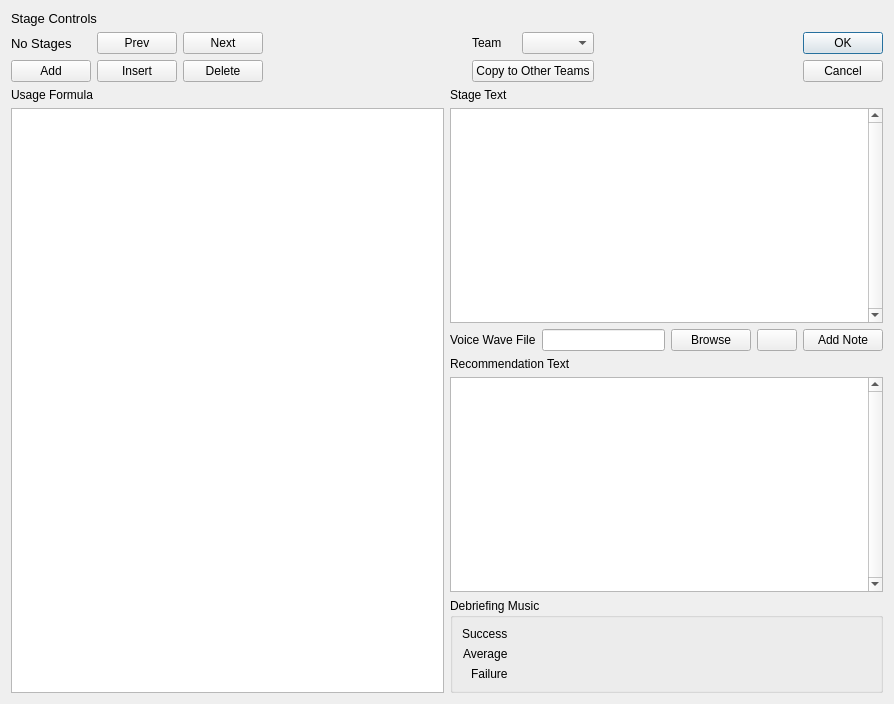
<?xml version="1.0" encoding="UTF-8"?>
<ui version="4.0">
 <class>fso::fred::dialogs::DebriefingDialog</class>
 <widget class="QDialog" name="fso::fred::dialogs::DebriefingDialog">
  <property name="geometry">
   <rect>
    <x>0</x>
    <y>0</y>
    <width>894</width>
    <height>704</height>
   </rect>
  </property>
  <property name="windowTitle">
   <string>Debriefing</string>
  </property>
  <layout class="QGridLayout" name="gridLayout_3">
   <item row="2" column="2">
    <layout class="QVBoxLayout" name="topLevelVerticalLayout">
     <item>
      <widget class="QLabel" name="stageControlLabel">
       <property name="font">
        <font>
         <pointsize>10</pointsize>
        </font>
       </property>
       <property name="text">
        <string>Stage Controls</string>
       </property>
      </widget>
     </item>
     <item>
      <layout class="QHBoxLayout" name="stageManagementAndOKLayout">
       <item>
        <layout class="QGridLayout" name="stageManagementLayout">
         <item row="1" column="4">
          <widget class="QLabel" name="teamLabel">
           <property name="text">
            <string>Team</string>
           </property>
          </widget>
         </item>
         <item row="1" column="2" alignment="Qt::AlignLeft">
          <widget class="QPushButton" name="actionNextStage">
           <property name="text">
            <string>Next</string>
           </property>
          </widget>
         </item>
         <item row="2" column="2">
          <widget class="QPushButton" name="actionDeleteStage">
           <property name="text">
            <string>Delete</string>
           </property>
          </widget>
         </item>
         <item row="1" column="3">
          <spacer name="leftTeamSpacer">
           <property name="orientation">
            <enum>Qt::Horizontal</enum>
           </property>
           <property name="sizeHint" stdset="0">
            <size>
             <width>40</width>
             <height>20</height>
            </size>
           </property>
          </spacer>
         </item>
         <item row="2" column="1">
          <widget class="QPushButton" name="actionInsertStage">
           <property name="text">
            <string>Insert</string>
           </property>
          </widget>
         </item>
         <item row="1" column="0">
          <widget class="QLabel" name="currentStageLabel">
           <property name="font">
            <font>
             <pointsize>10</pointsize>
            </font>
           </property>
           <property name="text">
            <string>No Stages</string>
           </property>
          </widget>
         </item>
         <item row="2" column="4" colspan="2">
          <widget class="QPushButton" name="actionCopyToOtherTeams">
           <property name="text">
            <string>Copy to Other Teams</string>
           </property>
          </widget>
         </item>
         <item row="1" column="5">
          <widget class="QComboBox" name="actionChangeTeams"/>
         </item>
         <item row="1" column="6">
          <spacer name="rightTeamSpacer">
           <property name="orientation">
            <enum>Qt::Horizontal</enum>
           </property>
           <property name="sizeHint" stdset="0">
            <size>
             <width>40</width>
             <height>20</height>
            </size>
           </property>
          </spacer>
         </item>
         <item row="1" column="1" alignment="Qt::AlignRight">
          <widget class="QPushButton" name="actionPrevStage">
           <property name="text">
            <string>Prev</string>
           </property>
          </widget>
         </item>
         <item row="2" column="0">
          <widget class="QPushButton" name="actionAddStage">
           <property name="text">
            <string>Add</string>
           </property>
          </widget>
         </item>
        </layout>
       </item>
       <item alignment="Qt::AlignTop">
        <widget class="QDialogButtonBox" name="okAndCancelButtons">
         <property name="orientation">
          <enum>Qt::Vertical</enum>
         </property>
         <property name="standardButtons">
          <set>QDialogButtonBox::Cancel|QDialogButtonBox::Ok</set>
         </property>
        </widget>
       </item>
      </layout>
     </item>
     <item>
      <layout class="QHBoxLayout" name="stageDetailsLayout">
       <item>
        <layout class="QVBoxLayout" name="formulaLayout">
         <item>
          <widget class="QLabel" name="formulaLabel">
           <property name="text">
            <string>Usage Formula</string>
           </property>
          </widget>
         </item>
         <item>
          <widget class="fso::fred::sexp_tree_view" name="formulaTreeView"/>
         </item>
        </layout>
       </item>
       <item>
        <layout class="QVBoxLayout" name="secondaryVerticalLayout">
         <item>
          <widget class="QLabel" name="debriefingTextLabel">
           <property name="text">
            <string>Stage Text</string>
           </property>
          </widget>
         </item>
         <item>
          <widget class="QPlainTextEdit" name="debriefingTextEdit">
           <property name="verticalScrollBarPolicy">
            <enum>Qt::ScrollBarAlwaysOn</enum>
           </property>
           <property name="plainText">
            <string/>
           </property>
          </widget>
         </item>
         <item>
          <layout class="QHBoxLayout" name="voiceFileLayout">
           <item>
            <widget class="QLabel" name="voiceFileLabel">
             <property name="text">
              <string>Voice Wave File</string>
             </property>
            </widget>
           </item>
           <item>
            <widget class="QLineEdit" name="voiceFileLineEdit"/>
           </item>
           <item>
            <widget class="QPushButton" name="voiceFileBrowseButton">
             <property name="text">
              <string>Browse</string>
             </property>
            </widget>
           </item>
           <item>
            <widget class="QPushButton" name="voiceFilePlayButton">
             <property name="text">
              <string/>
             </property>
            </widget>
           </item>
           <item>
            <widget class="QPushButton" name="stageNoteButton">
             <property name="toolTip">
              <string>A note for this stage's voice actor. The Voice Acting Manager exports it; the game never shows it.</string>
             </property>
             <property name="text">
              <string>Add Note</string>
             </property>
            </widget>
           </item>
          </layout>
         </item>
         <item>
          <widget class="QLabel" name="recommendationLabel">
           <property name="text">
            <string>Recommendation Text</string>
           </property>
          </widget>
         </item>
         <item>
          <widget class="QPlainTextEdit" name="recommendationTextEdit">
           <property name="verticalScrollBarPolicy">
            <enum>Qt::ScrollBarAlwaysOn</enum>
           </property>
          </widget>
         </item>
         <item>
          <widget class="QGroupBox" name="musicLayout">
           <property name="title">
            <string>Debriefing Music</string>
           </property>
           <layout class="QFormLayout" name="formLayout">
            <property name="labelAlignment">
             <set>Qt::AlignRight|Qt::AlignTrailing|Qt::AlignVCenter</set>
            </property>
            <item row="0" column="0">
             <widget class="QLabel" name="successMusicLabel">
              <property name="text">
               <string>Success</string>
              </property>
             </widget>
            </item>
            <item row="0" column="1">
             <widget class="fso::fred::MusicComboWidget" name="successMusicWidget"/>
            </item>
            <item row="1" column="0">
             <widget class="QLabel" name="averageMusicLabel">
              <property name="text">
               <string>Average</string>
              </property>
             </widget>
            </item>
            <item row="1" column="1">
             <widget class="fso::fred::MusicComboWidget" name="averageMusicWidget"/>
            </item>
            <item row="2" column="0">
             <widget class="QLabel" name="failureMusicLabel">
              <property name="text">
               <string>Failure</string>
              </property>
             </widget>
            </item>
            <item row="2" column="1">
             <widget class="fso::fred::MusicComboWidget" name="failureMusicWidget"/>
            </item>
           </layout>
          </widget>
         </item>
        </layout>
       </item>
      </layout>
     </item>
    </layout>
   </item>
  </layout>
 </widget>
 <customwidgets>
  <customwidget>
   <class>fso::fred::sexp_tree_view</class>
   <extends>QTreeView</extends>
   <header>ui/widgets/sexp_tree_view.h</header>
  </customwidget>
  <customwidget>
   <class>fso::fred::MusicComboWidget</class>
   <extends>QWidget</extends>
   <header>ui/widgets/MusicComboWidget.h</header>
  </customwidget>
 </customwidgets>
 <tabstops>
  <tabstop>actionPrevStage</tabstop>
  <tabstop>actionNextStage</tabstop>
  <tabstop>actionAddStage</tabstop>
  <tabstop>actionInsertStage</tabstop>
  <tabstop>actionDeleteStage</tabstop>
  <tabstop>actionChangeTeams</tabstop>
  <tabstop>actionCopyToOtherTeams</tabstop>
  <tabstop>formulaTreeView</tabstop>
  <tabstop>debriefingTextEdit</tabstop>
  <tabstop>voiceFileLineEdit</tabstop>
  <tabstop>voiceFileBrowseButton</tabstop>
  <tabstop>voiceFilePlayButton</tabstop>
  <tabstop>stageNoteButton</tabstop>
  <tabstop>recommendationTextEdit</tabstop>
  <tabstop>successMusicWidget</tabstop>
  <tabstop>averageMusicWidget</tabstop>
  <tabstop>failureMusicWidget</tabstop>
  <tabstop>okAndCancelButtons</tabstop>
 </tabstops>
 <resources>
  <include location="../resources/resources.qrc"/>
 </resources>
 <connections/>
</ui>
